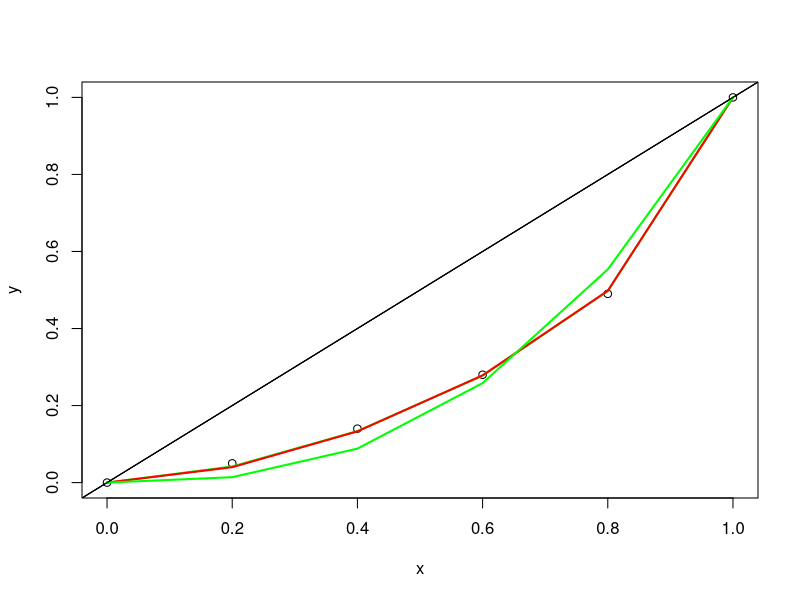
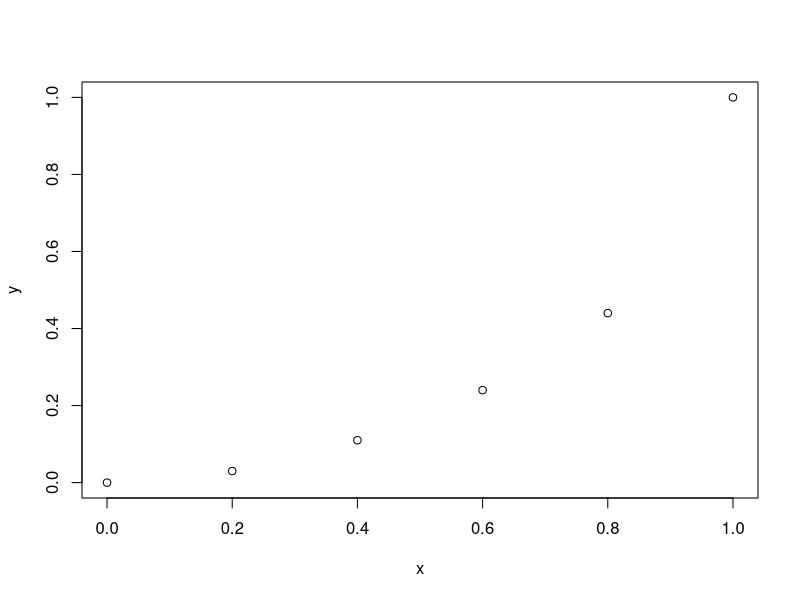
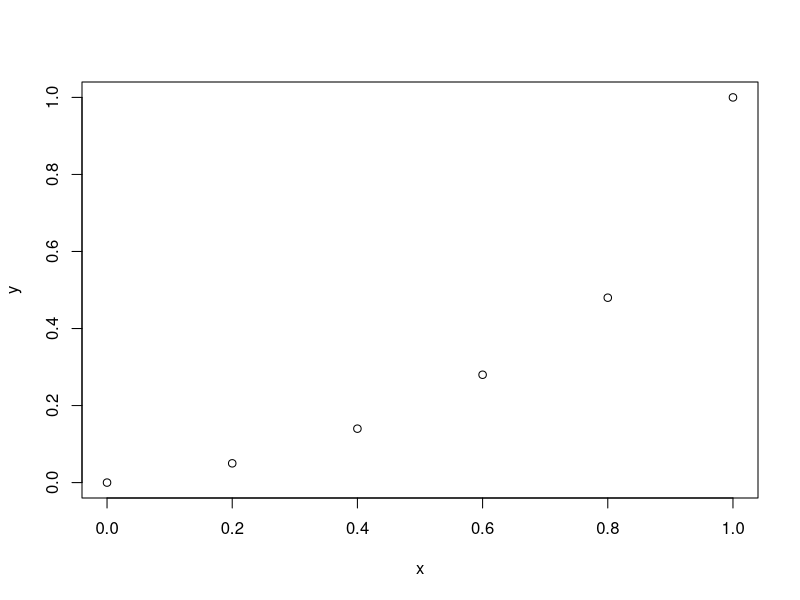
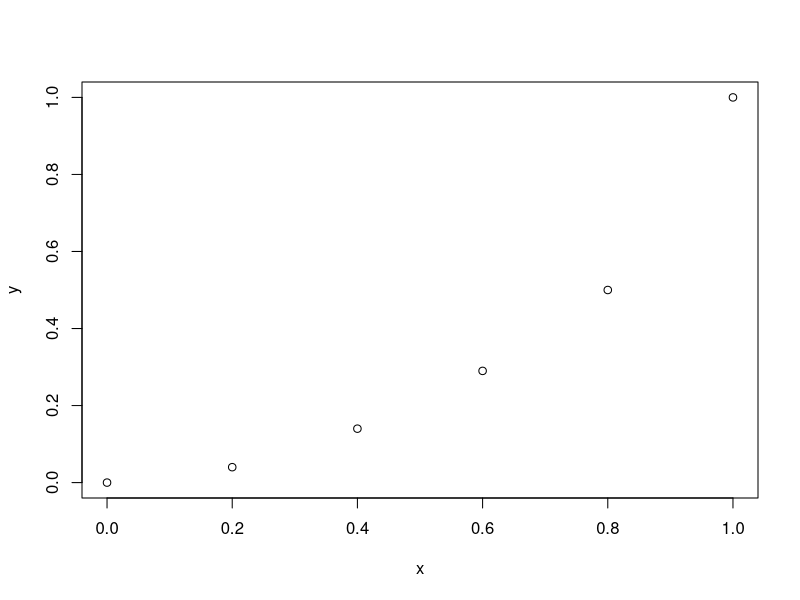

Write R code to recreate these figures, in order.
#-----------------------------------------------------
# MDS - Fundamentos de C?lculo
# Optimizaci?n mediante NLS
# Ajuste de Curvas de Lorenz
#-----------------------------------------------------

# Dominian republic 2015
x <- c(0, 0.20, 0.40, 0.60, 0.80, 1)   #tienen que ser datos acumulados de la renta
y <- c(0, 0.05, 0.14, 0.28, 0.49, 1)   #porcentaje de renta que se lleva cada grupo acumulado
plot(x,y)


# Curva de Lorenz 1            #se usa mucho para rentas. Por ekemplo el 20 porciento de la poblacion se lleva el 35 porciento de la renta. Cuando menor es el valor de a es que hay menor desigualdad
ml1 <- nls(y ~ (1-(1-x)^a)^(1/a), start = list(a=1)) #modelo 1. nls es el comando y luego se escribe la curva de lorenz. start es un valor inicial con el que se puede empezar
ml1

#la suma de los cuadrados de los residuos nos sirve para comparar modelos. Se busca el que tenga el minimo que tenga la suma de los cuadrados.
lines(x, fitted(ml1), lty = 1, col = "green", lwd = 2)  #para dibujar se utiliza el fitted del modelo
abline(0,1)


# Curva de Lorenz 2
ml2 <- nls(y ~ 1-(1-x^a)^(1/a), start = list(a=1))
ml2

lines(x, fitted(ml2), lty = 1, col = "red", lwd = 2)
abline(0,1)


# Curva de Lorenz 3
m3 <- nls(y ~ x^a, start = list(a=1))
m3

lines(x, fitted(m3), lty = 1, col = "green", lwd = 2)
abline(0,1)

#-----------------------------------------------------
# Resto de Datos
#-----------------------------------------------------

# Brazil  2015
x <- c(0, 0.20, 0.40, 0.60, 0.80, 1)
y <- c(0, 0.03, 0.11, 0.24, 0.44, 1)
plot(x,y)

# Nicaragua  2015
x <- c(0, 0.20, 0.40, 0.60, 0.80, 1)
y <- c(0, 0.05, 0.14, 0.28, 0.48, 1)
plot(x,y)


# Peru 2015
x <- c(0, 0.20, 0.40, 0.60, 0.80, 1)
y <- c(0, 0.04, 0.14, 0.29, 0.50, 1)
plot(x,y)

